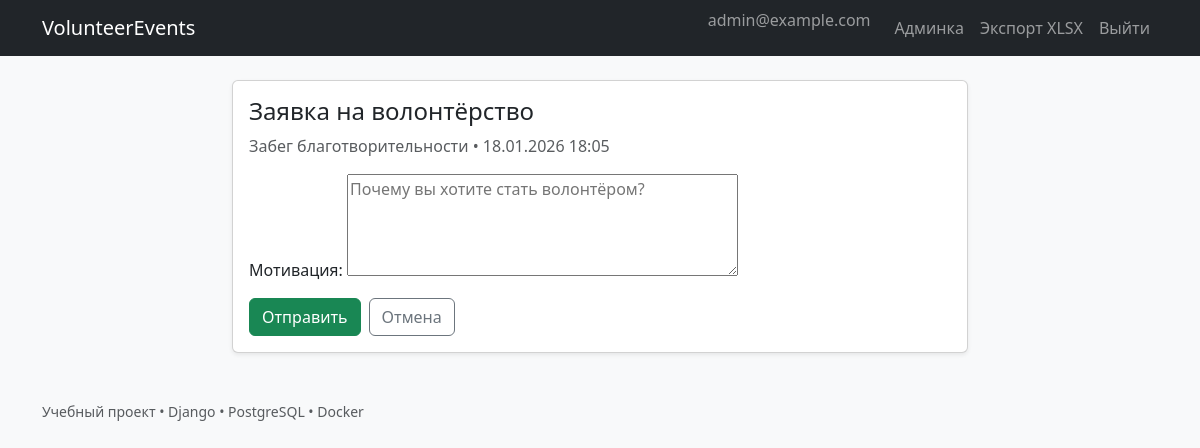
The page /events/2/apply/ (signed in) on the database its author committed.
### accounts/models.py (models this page shows, shortened)
class User(AbstractUser):
    email = models.EmailField(unique=True)
    USERNAME_FIELD = "email"
    REQUIRED_FIELDS = ["username"]

### core/models.py (models this page shows, shortened)
class TimeStampedModel(models.Model):
    created_at = models.DateTimeField("Создано", default=timezone.now, editable=False)
    updated_at = models.DateTimeField("Обновлено", auto_now=True)
    class Meta:
        abstract = True

class Event(TimeStampedModel):
    title = models.CharField("Название", max_length=255)
    description = models.TextField("Описание")
    location = models.CharField("Локация", max_length=255)
    starts_at = models.DateTimeField("Начало")
    ends_at = models.DateTimeField("Окончание")
    class Meta:
        ordering = ("-starts_at",)

### core/views.py (the view)
# urls.py: path("events/<int:pk>/apply/", views.apply_event, name="apply"),
@login_required
def apply_event(request: HttpRequest, pk: int) -> HttpResponse:
    event = get_object_or_404(Event, pk=pk)
    if VolunteerApplication.objects.filter(user=request.user, event=event).exists():
        messages.info(request, "Вы уже подали заявку на это мероприятие.")
        return redirect("events:detail", pk=pk)
    if request.method == "POST":
        form = ApplicationForm(request.POST)
        if form.is_valid():
            app = form.save(commit=False)
            app.user = request.user
            app.event = event
            app.save()
            messages.success(request, "Заявка отправлена и ожидает рассмотрения.")
            return redirect("events:detail", pk=pk)
    else:
        form = ApplicationForm()
    return render(request, "core/apply.html", {"event": event, "form": form})

### core/forms.py
class ApplicationForm(forms.ModelForm):
    class Meta:
        model = VolunteerApplication
        fields = ("motivation",)
        widgets = {
            "motivation": forms.Textarea(attrs={"rows": 4, "placeholder": "Почему вы хотите стать волонтёром?"}),
        }

### templates/core/apply.html (shortened to what this page needs)
{% extends "base.html" %}
{% block content %}
<div class="row justify-content-center">
  <div class="col-12 col-lg-8">
    <div class="card shadow-sm">
      <div class="card-body">
        <h1 class="h4 mb-2">Заявка на волонтёрство</h1>
        <div class="text-muted mb-3">{{ event.title }} • {{ event.starts_at|date:"d.m.Y H:i" }}</div>
        <form method="post">
          {{ form.as_p }}
          <div class="d-flex gap-2">
            <button class="btn btn-success" type="submit">Отправить</button>
            <a class="btn btn-outline-secondary" href="{% url 'events:detail' event.id %}">Отмена</a>
          </div>
        </form>
      </div>
    </div>
  </div>
</div>
{% endblock %}

### templates/base.html (shortened to what this page needs)
{% load static %}
<!doctype html>
<html lang="ru">
<head>
  <link href="https://cdn.jsdelivr.net/npm/bootstrap@5.3.3/dist/css/bootstrap.min.css" rel="stylesheet">
</head>
<body class="bg-light">
<nav class="navbar navbar-expand-lg navbar-dark bg-dark">
  <div class="container">
    <a class="navbar-brand" href="{% url 'events:list' %}">VolunteerEvents</a>
    <div id="nav" class="collapse navbar-collapse">
      <ul class="navbar-nav ms-auto">
        {% if user.is_authenticated %}
          <li class="nav-item"><span class="navbar-text me-3">{{ user.email }}</span></li>
          {% if user.is_staff %}
            <li class="nav-item"><a class="nav-link" href="/admin/">Админка</a></li>
            <li class="nav-item"><a class="nav-link" href="{% url 'events:export' %}">Экспорт XLSX</a></li>
          {% endif %}
          <li class="nav-item"><a class="nav-link" href="{% url 'logout' %}">Выйти</a></li>
        {% else %}
          <li class="nav-item"><a class="nav-link" href="{% url 'login' %}">Войти</a></li>
          <li class="nav-item"><a class="nav-link" href="{% url 'register' %}">Регистрация</a></li>
        {% endif %}
      </ul>
    </div>
  </div>
</nav>
<main class="container py-4">
  {% block content %}{% endblock %}
</main>
<footer class="py-4">
  <div class="container text-muted small">
    Учебный проект • Django • PostgreSQL • Docker
  </div>
</footer>
</body>
</html>

### rows shown on the page
User: email "admin@example.com"
Event: title "Забег благотворительности", starts_at "18.01.2026 18:05"
